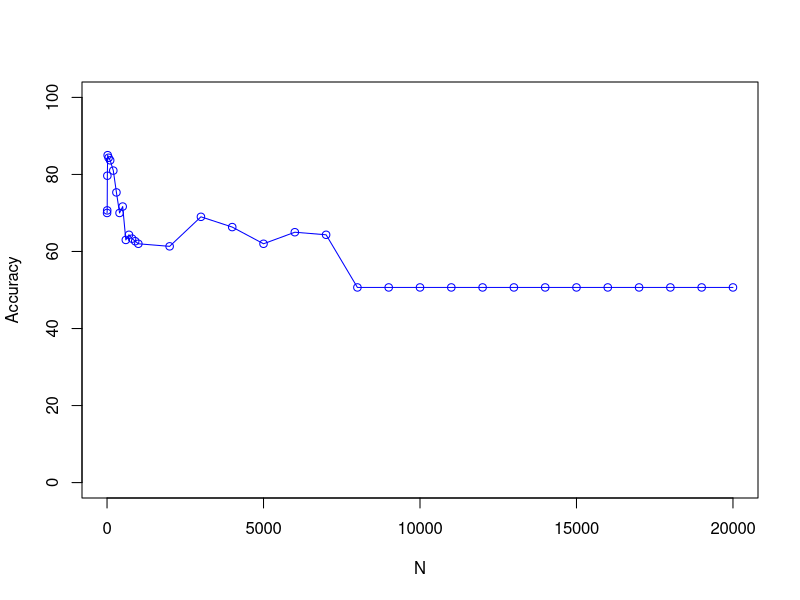

Write the R code that produced this figure.
 x <- c(1, 5, 10, 20, 50, 100, 200, 300, 400, 500, 600, 700, 800, 900, 1000, 2000, 3000, 4000, 5000, 6000, 7000, 8000, 9000, 10000, 11000, 12000, 13000, 14000, 15000, 16000, 17000, 18000, 19000, 20000)
 y <- c(70.0, 70.66666666666667, 79.66666666666667, 85.0, 84.33333333333333, 83.66666666666667, 81.0, 75.33333333333333, 70.0, 71.66666666666667, 63.0, 64.33333333333333, 63.333333333333336, 62.666666666666664, 62.0, 61.333333333333336, 69.0, 66.33333333333333, 62.0, 65.0, 64.33333333333333, 50.666666666666664, 50.666666666666664, 50.666666666666664, 50.666666666666664, 50.666666666666664, 50.666666666666664, 50.666666666666664, 50.666666666666664, 50.666666666666664, 50.666666666666664, 50.666666666666664, 50.666666666666664, 50.666666666666664)
 plot(x, y, type='o', pch=1, col="blue", xlab="N", ylab="Accuracy", ylim=c(0, 100), xlim=c(0,20000))